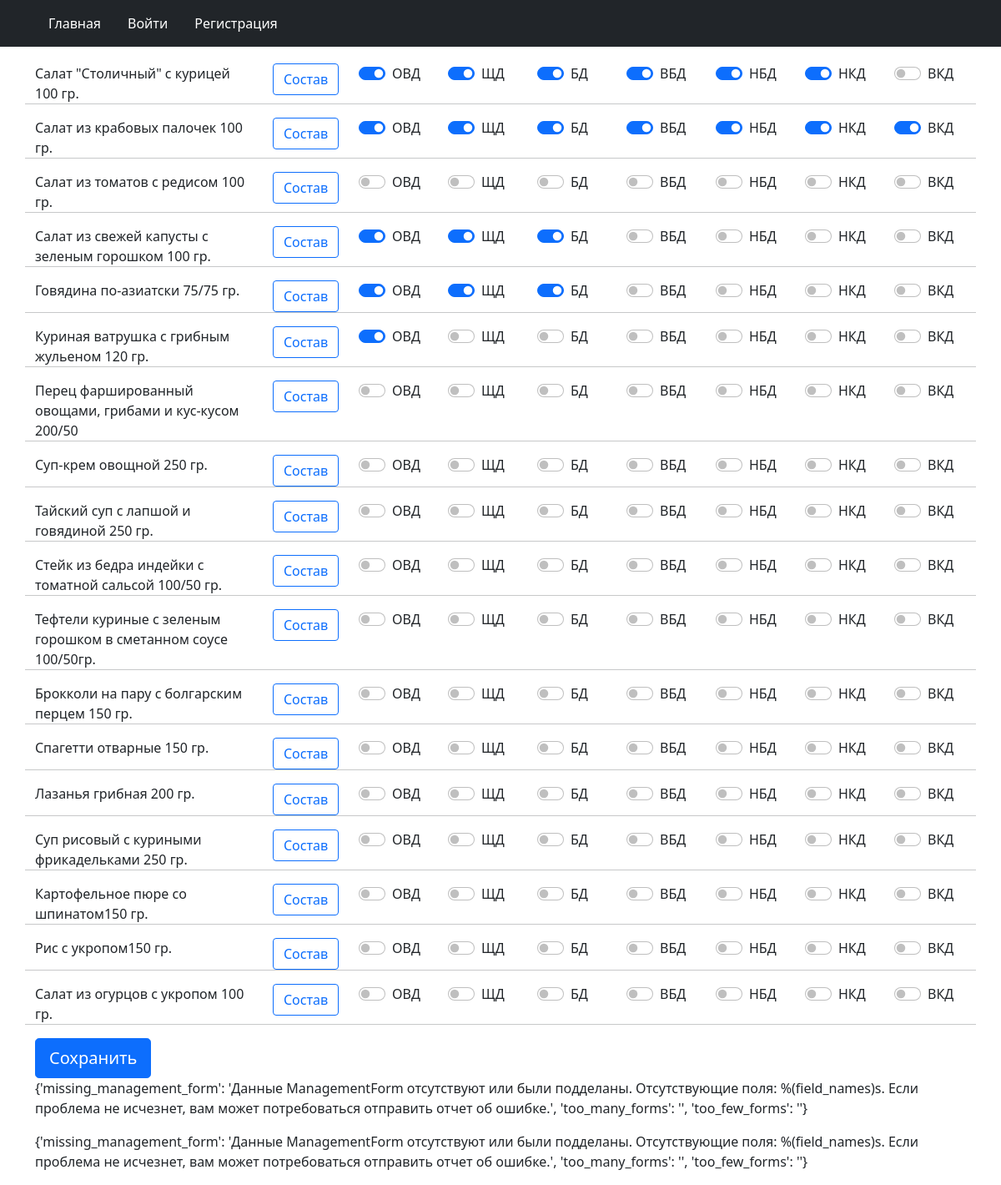
The page / on the database its author committed.
### daily_horoscopes/models.py (models this page shows, shortened)
class Product(models.Model):
    iditem = models.IntegerField(null=True)
    name = models.CharField(max_length=200, null=True)
    price = models.IntegerField(null=True)
    carbohydrate = models.CharField(max_length=200, null=True)
    fat = models.CharField(max_length=200, null=True)
    fiber = models.CharField(max_length=200, null=True)
    energy = models.CharField(max_length=200, null=True)
    image = models.CharField(max_length=2000, null=True)
    vegan = models.BooleanField(null=True)
    allergens = models.BooleanField(null=True)
    lactose_free = models.BooleanField(null=True)
    sugarless = models.BooleanField(null=True)
    gluten_free = models.BooleanField(null=True)
    description = models.CharField(max_length=1000, null=True)
    ovd = models.BooleanField(null=True)
    shd = models.BooleanField(null=True)
    bd = models.BooleanField(null=True)
    vbd = models.BooleanField(null=True)
    nbd = models.BooleanField(null=True)
    nkd = models.BooleanField(null=True)
    vkd = models.BooleanField(null=True)
    category = models.CharField(max_length=2000, null=True)

### daily_horoscopes/views.py (the view)
# urls.py: path('', views.index, name='index'),
def index(request):
    ProductFormSet = modelformset_factory(Product,
                                       fields=('iditem', 'name', 'description', 'ovd', 'shd', 'bd', 'vbd', 'nbd', 'nkd', 'vkd'),
                                       widgets={'ovd': CheckboxInput(
                                           attrs={'class': 'form-check-input', 'type': 'checkbox'}),
                                           'shd': CheckboxInput(
                                               attrs={'class': 'form-check-input', 'type': 'checkbox'}),
                                           'bd': CheckboxInput(
                                               attrs={'class': 'form-check-input', 'type': 'checkbox'}),
                                           'vbd': CheckboxInput(
                                               attrs={'class': 'form-check-input', 'type': 'checkbox'}),
                                           'nbd': CheckboxInput(
                                               attrs={'class': 'form-check-input', 'type': 'checkbox'}),
                                           'nkd': CheckboxInput(
                                               attrs={'class': 'form-check-input', 'type': 'checkbox'}),
                                           'vkd': CheckboxInput(
                                               attrs={'class': 'form-check-input', 'type': 'checkbox'}),
                                           'name': Textarea(attrs={'style': "display: none;"}),
                                           'description': Textarea(attrs={'style': "display: none;"}),
                                           'iditem': Textarea(attrs={'style': "display: none;"}),
                                       },
                                       extra=0, )
    if request.method == 'POST':
        formset = ProductFormSet(request.POST, request.FILES)
        formset.save()
        if not formset.is_valid():
            return render(request, 'index.html', {'formset': formset})
        else:
            formset.save()
    else:
        formset = ProductFormSet()
    return render(request, 'index.html', {'formset': formset})

### daily_horoscopes/templates/index.html (shortened to what this page needs)
{% extends "base_generic.html" %}
{% block content %}
<form action="" method="post">
    {% for form in formset %}
    <div class="row">
        <div class="col-12 col-md-3">{{ form.name.value }}</div>
        <div class="col-12 col-md-1">
            <button type="button" class="btn btn-outline-primary" data-bs-toggle="modal" data-bs-target="#modal-start">Состав
            </button>
        </div>
        <div class=" col-2  col-md-1 form-check form-switch" style="margin-left: 20px;">
            {{ form.ovd }}
            <label class="form-check-label">ОВД</label>
        </div>
        <div class=" col-2  col-md-1 form-check form-switch" style="margin-left: 12px;">{{ form.shd }}
            <label class="form-check-label">ЩД</label></div>
        <div class=" col-4  col-md-1 form-check form-switch" style="margin-left: 12px;">{{ form.bd }}
            <label class="form-check-label">БД</label></div>
        <div class=" col-4  col-md-1  form-check form-switch" style="margin-left: 12px;">{{ form.vbd }}
            <label class="form-check-label">ВБД</label></div>
        <div class=" col-4  col-md-1  form-check form-switch" style="margin-left: 12px;">{{ form.nbd }}
            <label class="form-check-label">НБД</label></div>
        <div class=" col-4  col-md-1  form-check form-switch" style="margin-left: 12px;">{{ form.nkd }}
            <label class="form-check-label">НКД</label></div>
        <div class=" col-4  col-md-1  form-check form-switch" style="margin-left: 12px;">{{ form.vkd }}
            <label class="form-check-label">ВКД</label></div>
        <hr>
    </div>
    {% endfor %}
    <input class="btn btn-primary btn-lg btn-block" type="submit" value="Сохранить">
    <p>{{formset.default_error_messages}}</p>
    <p>{{formset.error_messages}}</p>
</form>
{% endblock %}

### daily_horoscopes/templates/base_generic.html (shortened to what this page needs)
<!DOCTYPE html>
<html lang="en">
<head>
    <link rel="stylesheet" href="https://stackpath.bootstrapcdn.com/bootstrap/5.0.0-alpha1/css/bootstrap.min.css">
    {% load static %}
    <link rel="stylesheet" href="{% static 'css/styles.css' %}">
</head>
<body>
<nav class="navbar navbar-expand-lg navbar-dark bg-dark">
  <div class="container-md">
      <ul class="navbar-nav mr-auto mb-2 mb-lg-0">
        <li class="nav-item px-2">
          <a class="nav-link text-white" aria-current="page" href="{% url 'index'  %}">Главная</a>
        </li>
      {% if user.is_authenticated %}
        <li class="nav-item px-2 text-white nav-link mr-2">{{ user }}</li>
        <li class="nav-item px-2">
          <a class="nav-link text-white" href="{% url 'login' %}">Получить токен</a>
        </li>
        <li class="nav-item px-2">
          <a class="nav-link text-white" href="{% url 'logout' %}">Выйти</a>
        </li>
      {% else %}
        <li class="nav-item px-2">
          <a class="nav-link text-white" href="{% url 'login' %}">Войти</a>
        </li>
        <li class="nav-item px-2">
          <a class="nav-link text-white" href="{% url 'register' %}">Регистрация</a>
        </li>
      {% endif %}
      </ul>
    </div>
</nav>
<div class="container" style="margin-top: 20px">
    <div class="row">
        {% block content %}
        {% endblock %}
    </div>
</div>
</body>
</html>

### daily_horoscopes/static/css/styles.css (style rules this page uses)
ul { list-style-type: none; }

### rows shown on the page
Product: name.value "Салат \"Столичный\" с курицей 100 гр."
Product: name.value "Салат из крабовых палочек 100 гр."
Product: name.value "Салат из томатов с редисом 100 гр."
Product: name.value "Салат из свежей капусты с зеленым горошком 100 гр."
Product: name.value "Говядина по-азиатски 75/75 гр."
Product: name.value "Куриная ватрушка с грибным жульеном 120 гр."
Product: name.value "Перец фаршированный овощами, грибами и кус-кусом 200/50"
Product: name.value "Суп-крем овощной 250 гр."
Product: name.value "Тайский суп с лапшой и говядиной 250 гр."
Product: name.value "Стейк из бедра индейки с томатной сальсой 100/50 гр."
Product: name.value "Тефтели куриные с зеленым горошком в сметанном соусе 100/50гр."
Product: name.value "Брокколи на пару с болгарским перцем 150 гр."
Product: name.value "Спагетти отварные 150 гр."
Product: name.value "Лазанья грибная 200 гр."
Product: name.value "Суп рисовый с куриными фрикадельками 250 гр."
Product: name.value "Картофельное пюре со шпинатом150 гр."
Product: name.value "Рис с укропом150 гр."
Product: name.value "Салат из огурцов с укропом 100 гр."
